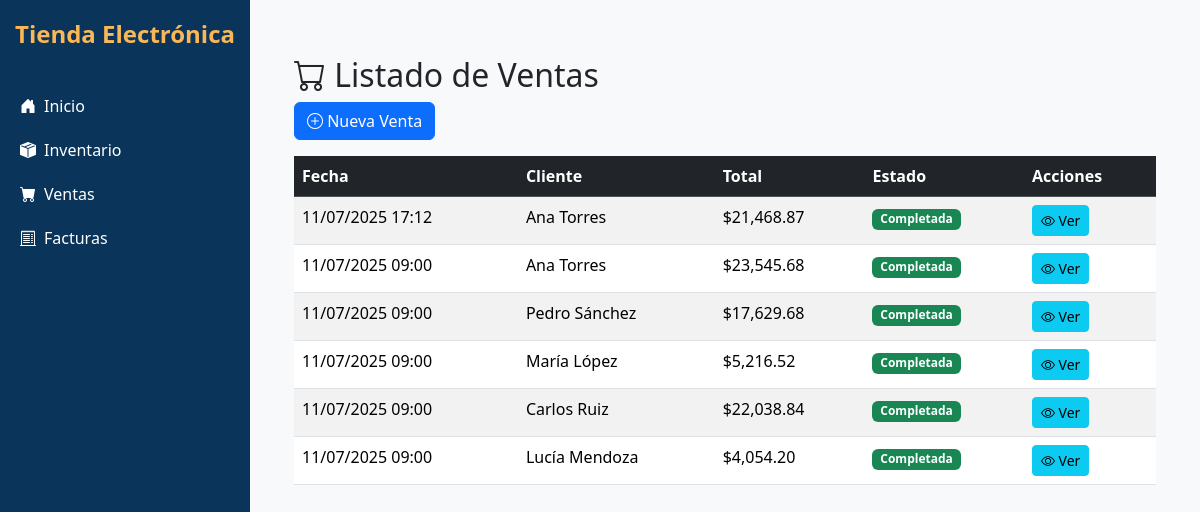
The page /public/ventas/index.php on the database its author committed.
### tables this page shows
CREATE TABLE `ventas`  (
  `id_venta` int(11) NOT NULL AUTO_INCREMENT,
  `id_cliente` int(11) NOT NULL,
  `fecha_venta` timestamp(0) NOT NULL DEFAULT current_timestamp,
  `estado` tinyint(1) NULL DEFAULT NULL,
  `subtotal` decimal(10, 2) NOT NULL DEFAULT 0.00,
  `impuestos` decimal(10, 2) NOT NULL DEFAULT 0.00,
  `total` decimal(10, 2) NOT NULL DEFAULT 0.00,
  `monto_recibido` decimal(10, 2) NULL DEFAULT NULL,
  `cambio` decimal(10, 2) NULL DEFAULT NULL,
  PRIMARY KEY (`id_venta`) USING BTREE,
  INDEX `id_cliente`(`id_cliente`) USING BTREE,
  CONSTRAINT `ventas_ibfk_1` FOREIGN KEY (`id_cliente`) REFERENCES `clientes` (`id_cliente`) ON DELETE RESTRICT ON UPDATE RESTRICT
);

CREATE TABLE `clientes`  (
  `id_cliente` int(11) NOT NULL AUTO_INCREMENT,
  `nombre` varchar(100) NOT NULL,
  `direccion` varchar(200) NULL DEFAULT NULL,
  `telefono` varchar(20) NULL DEFAULT NULL,
  `email` varchar(100) NULL DEFAULT NULL,
  `fecha_registro` timestamp(0) NOT NULL DEFAULT current_timestamp,
  `estado` tinyint(1) NULL DEFAULT NULL,
  PRIMARY KEY (`id_cliente`) USING BTREE
);

### controllers/VentaController.php (called while the page is built, shortened)
<?php
try {
class VentaController {
    private $modelVenta;
    public function __construct() {
        $this->modelVenta = new Venta();
    }
    public function index() {
        $ventas = $this->modelVenta->obtenerTodasConClientes();
        require_once VIEWS_PATH . '/ventas/index.php';
    }
}
} catch (Exception $e) {
    die("Error en VentaController: " . $e->getMessage());
}
?>

### models/BaseModel.php (called while the page is built, shortened)
<?php
require_once ROOT_PATH . '/config/database.php';
abstract class BaseModel {
    public function __construct() {
        $database = new Database();
        $this->db = $database->connect();
    }
}
?>

### config/database.php (called while the page is built, shortened)
<?php
class Database {
    private $host;
    private $db_name;
    private $username;
    private $password;
    public function __construct() {
        $this->host = getenv('DB_HOST') ?: 'localhost';
        $this->db_name = getenv('DB_NAME') ?: 'crud_ventas';
        $this->username = getenv('DB_USER') ?: 'root';
        $this->password = getenv('DB_PASSWORD') ?: '';
    }
    public function connect() {
        $this->conn = null;
        try {
            $this->conn = new PDO(
                'mysql:host=' . $this->host . ';dbname=' . $this->db_name,
                $this->username,
                $this->password
            );
            $this->conn->setAttribute(PDO::ATTR_ERRMODE, PDO::ERRMODE_EXCEPTION);
            $this->conn->exec("SET NAMES 'utf8'");
        } catch(PDOException $e) {
            error_log('Error de conexión: ' . $e->getMessage());
            die('Error al conectar con la base de datos');
        }
        return $this->conn;
    }
}
?>

### models/Venta.php (called while the page is built, shortened)
<?php
class Venta extends BaseModel {
    protected $table = 'ventas';
    public function obtenerTodasConClientes() {
        try {
            $query = "SELECT v.*, c.nombre as nombre_cliente
                      FROM {$this->table} v
                      LEFT JOIN clientes c ON v.id_cliente = c.id_cliente
                      ORDER BY v.fecha_venta DESC";
            $stmt = $this->db->prepare($query);
            $stmt->execute();
            return $stmt->fetchAll(PDO::FETCH_ASSOC);
        } catch(PDOException $e) {
            error_log("Error en Venta::obtenerTodasConClientes: " . $e->getMessage());
            return [];
        }
    }
}
?>

### views/ventas/index.php (the view, shortened to what this page needs)
<?php include '../../includes/header.php'; ?>
<div class="container mt-4">
    <h2><i class="bi bi-cart"></i> Listado de Ventas</h2>
    <a href="<?= VENTAS_URL ?>?action=crear" class="btn btn-primary mb-3">
        <i class="bi bi-plus-circle"></i> Nueva Venta
    </a>
    <table class="table table-striped">
        <thead class="table-dark">
            <tr>
                <th>Fecha</th>
                <th>Cliente</th>
                <th>Total</th>
                <th>Estado</th>
                <th>Acciones</th>
            </tr>
        </thead>
        <tbody>
            <?php if(isset($ventas) && is_array($ventas) && count($ventas) > 0): ?>
                <?php foreach($ventas as $venta): ?>
                <tr>
                    <td><?= date('d/m/Y H:i', strtotime($venta['fecha_venta'])) ?></td>
                    <td><?= htmlspecialchars($venta['nombre_cliente'] ?? 'Consumidor Final') ?></td>
                    <td>$<?= number_format($venta['total'], 2) ?></td>
                    <td>
                        <?php if($venta['estado'] == 1): ?>
                            <span class="badge bg-warning">Pendiente Pago</span>
                        <?php elseif($venta['estado'] == 2): ?>
                            <span class="badge bg-success">Completada</span>
                        <?php else: ?>
                            <span class="badge bg-danger">Anulada</span>
                        <?php endif; ?>
                    </td>
                    <td>
                        <a href="<?= VENTAS_URL ?>?action=detalle&id=<?= $venta['id_venta'] ?>" class="btn btn-sm btn-info">
                            <i class="bi bi-eye"></i> Ver
                        </a>
                    </td>
                </tr>
                <?php endforeach; ?>
            <?php else: ?>
                <tr>
                    <td colspan="5" class="text-center">No hay ventas registradas</td>
                </tr>
            <?php endif; ?>
        </tbody>
    </table>
</div>
<?php include '../../includes/footer.php'; ?>

### public/assets/css/sidebar.css (style rules this page uses)
body { display: flex; }

### rows shown on the page
ventas: fecha_venta "11/07/2025 17:12", id_cliente.nombre "Ana Torres", total "21,468.87", estado "Completada"
ventas: fecha_venta "11/07/2025 09:00", id_cliente.nombre "Ana Torres", total "23,545.68", estado "Completada"
ventas: fecha_venta "11/07/2025 09:00", id_cliente.nombre "Pedro Sánchez", total "17,629.68", estado "Completada"
ventas: fecha_venta "11/07/2025 09:00", id_cliente.nombre "María López", total "5,216.52", estado "Completada"
ventas: fecha_venta "11/07/2025 09:00", id_cliente.nombre "Carlos Ruiz", total "22,038.84", estado "Completada"
ventas: fecha_venta "11/07/2025 09:00", id_cliente.nombre "Lucía Mendoza", total "4,054.20", estado "Completada"
